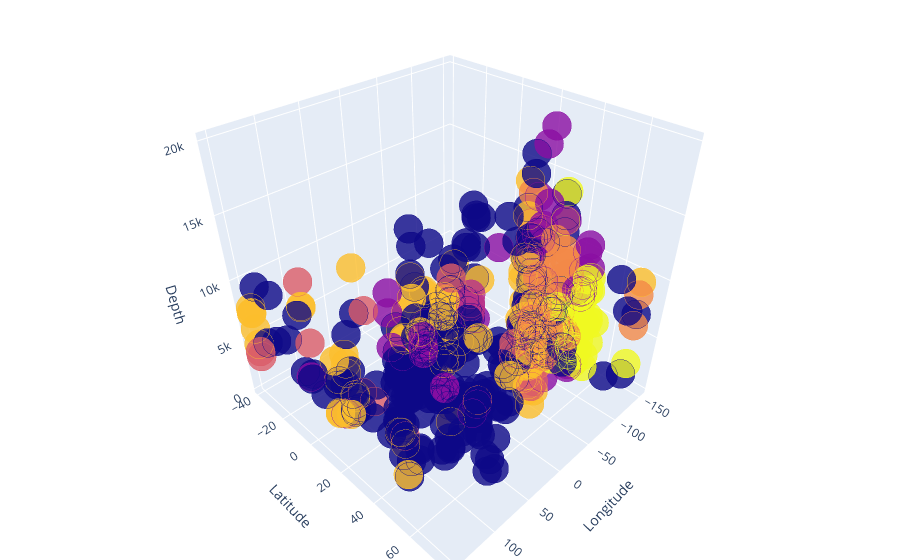

The notebook cell saved with this chart:
### Markdown cell above
# Plotly plots

### Code cell
import plotly.offline as py
from plotly.offline import init_notebook_mode, iplot
import plotly.graph_objs as go
from plotly import tools
init_notebook_mode(connected = True)
import plotly.figure_factory as ff


trace1 = go.Scatter3d(
    x = new_df['8. Longitude'],
    y = new_df['7. Latitude'],
    z = new_df['14. Depth (top reservoir ft TVD)'],
    mode='markers',
    
    marker=dict(
                color = new_df['Cluster'], 
                size= 10,
                line=dict(
                          color= new_df['Cluster'],
                          width= 12
                         ),
                opacity=0.8
               )
)
df = [trace1]

layout = go.Layout(
    title = 'Character vs Gender vs Alive or not',
    margin=dict(
        l=0,
        r=0,
        b=0,
        t=0  
    ),
    scene = dict(
            xaxis = dict(title  = 'Longitude'),
            yaxis = dict(title  = 'Latitude'),
            zaxis = dict(title  = 'Depth')
        )
)

fig = go.Figure(data = df, layout = layout)
py.iplot(fig)

### Figure 1 — Plotly figure (JSON) as saved in the notebook; plotly's stock layout.template omitted (floating-point values rounded to 4 significant figures; data arrays with more than 128 entries replaced by an {"elided": "..."} marker saying what was removed)
{"data": [{"marker": {"color": {"elided": "514 int values"}, "line": {"color": {"elided": "514 int values"}, "width": 12}, "opacity": 0.8, "size": 10}, "mode": "markers", "type": "scatter3d", "x": {"elided": "514 float values"}, "y": {"elided": "514 float values"}, "z": {"elided": "514 int values"}}], "layout": {"margin": {"b": 0, "l": 0, "r": 0, "t": 0}, "scene": {"xaxis": {"title": {"text": "Longitude"}}, "yaxis": {"title": {"text": "Latitude"}}, "zaxis": {"title": {"text": "Depth"}}}, "title": {"text": "Character vs Gender vs Alive or not"}}}
